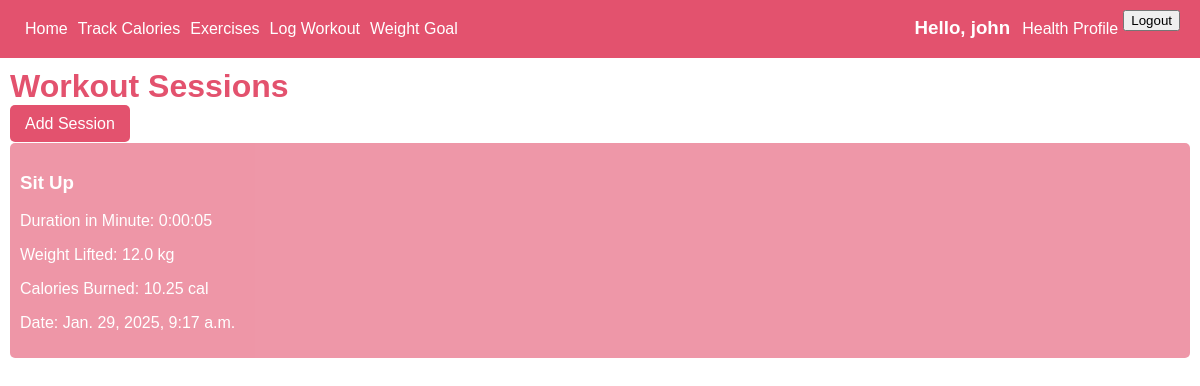
Before: /workout/ (signed in) with the older database file.
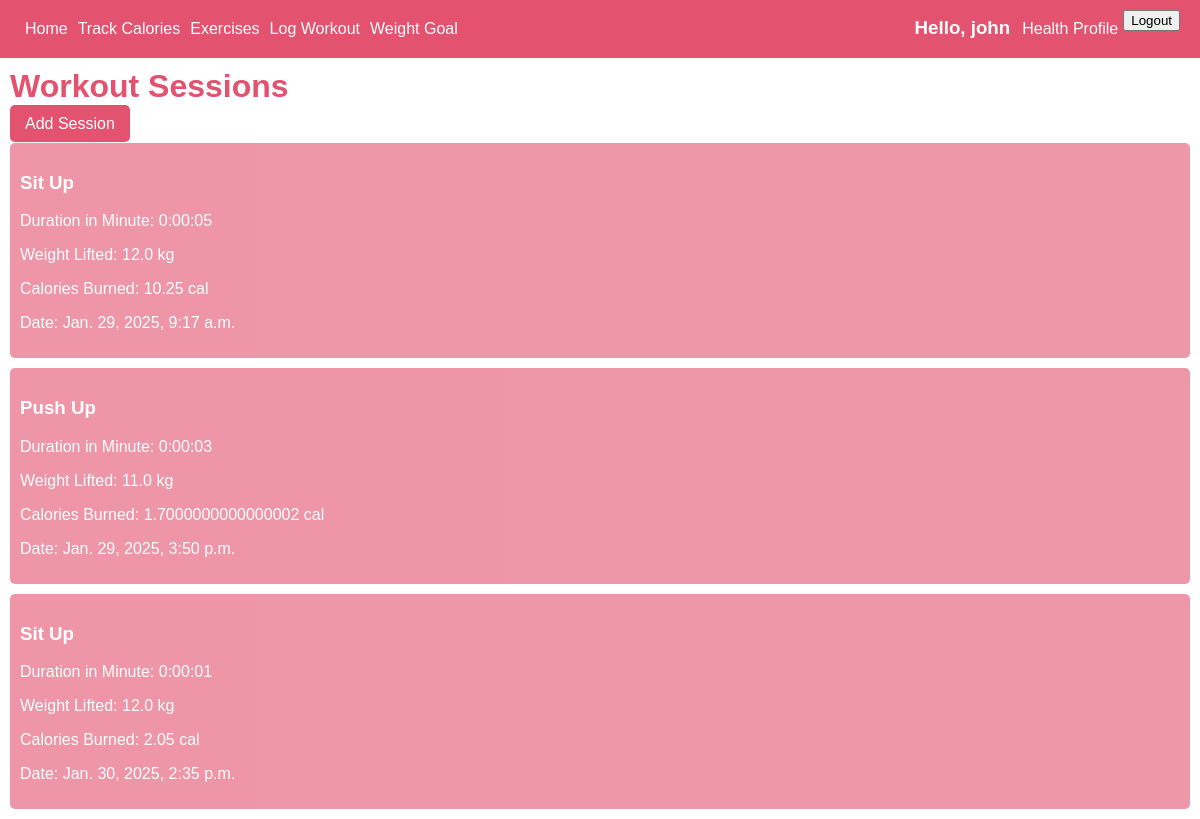
After: the same page with the newer database file.
### app/models.py (models this page shows, shortened)
class exercise_progress(models.Model):
    user = models.ForeignKey(User, on_delete=models.CASCADE)
    exercise_id = models.ForeignKey(exercise, on_delete=models.CASCADE)
    exercise_date = models.DateTimeField(auto_now_add=True)
    exercise_duration = models.DurationField(null=False, blank=False)
    calories_burned = models.FloatField(null=True, blank=True)
    weight_lifted = models.FloatField(null=True, blank=True)

class exercise(models.Model):
    user = models.ForeignKey(User, on_delete=models.CASCADE)
    exercise_name = models.CharField(max_length=50, null=True, blank=True)
    EXERCISE_TYPES = [
        ('cardio', 'Cardio'),
        ('strength', 'Strength'),
        ('flexibility','Flexibility'),
        ('balance', 'Balance'),
        ('hiit', 'High-Intensity Interval Training'),
        ('other', 'Others')
    ]
    exercise_type = models.CharField(max_length=50, choices=EXERCISE_TYPES)
    calorie_burn = models.FloatField(null=True, blank=True)

### app/views.py (the view)
# urls.py: path('workout/', WorkoutLogListView.as_view(), name = 'workout'),
class WorkoutLogListView(LoginRequiredMixin,ListView):
    model = exercise_progress
    context_object_name = 'workout_log'
    template_name = 'app/workout_log.html'
    def get_queryset(self):
        return exercise_progress.objects.filter(user=self.request.user)

### app/templates/app/workout_log.html
{% extends 'app/base.html' %} {% load static %} {%block content%}
<div class="container">
  <h1>Workout Sessions</h1>
  <div class="add-button">
    <a href="{% url 'workout_log_create' %}">Add Session</a>
  </div>
  {% for exercise_progress in workout_log %}
  <div class="exercise-entry">
    <h3>
      <a href="{% url 'workout_log_detail' exercise_progress.pk %}"
        >{{ exercise_progress.exercise_id.exercise_name }}</a
      >
    </h3>
    <p>Duration in Minute: {{exercise_progress.exercise_duration}}</p>
    <p>Weight Lifted: {{exercise_progress.weight_lifted}} kg</p>
    <p>Calories Burned: {{exercise_progress.calories_burned}} cal</p>
    <p>Date: {{exercise_progress.exercise_date}}</p>
  </div>
</div>
{% endfor %} {% endblock content%}

### app/templates/app/base.html (shortened to what this page needs)
{% load static %}
<!DOCTYPE html>
<html lang="en">
  <head>
    <link rel="stylesheet" href="{% static 'css/base.css' %}" />
    <link
      href="https://cdnjs.cloudflare.com/ajax/libs/font-awesome/6.0.0-beta3/css/all.min.css"
      rel="stylesheet"
    />
  </head>
  <body>
    {% include 'app/navbar.html' %} {% block content %} {% endblock content %}
  </body>
</html>

### app/templates/app/navbar.html (shortened to what this page needs)
<header>
  <div class="nav-bar">
    <a href="{% url 'home' %}">Home</a>
    <a href="{% url 'calories' %}">Track Calories</a>
    <a href="{% url 'exercise' %}">Exercises</a>
    <a href="{% url 'workout' %}">Log Workout</a>
    <a href="{% url 'weight_loss_dashboard' %}">Weight Goal</a>
    {% if user.is_authenticated %}
    <h3>Hello, {{user.username}}</h3>
    <a href="{% url 'health_profile_create' %}">Health Profile </a>
    <form action="{% url 'logout' %}" method="post">
      <button type="submit">Logout</button>
    </form>
    {% else %}
    <h3>Not logged in</h3>
    {% endif %}
  </div>
</header>

### static/css/base.css (style rules this page uses)
h1 { color: #e3526e; }
body { margin: 0; font-family:Arial, Helvetica, sans-serif; }
.container h1 { margin: 10px; }
.nav-bar { background-color: #e3526e; padding: 10px 20px; display: flex; }
.nav-bar a { text-decoration: none; color: white; padding: 10px 5px; margin: 0; }
.nav-bar h3 { margin: 0; padding: 7px; margin-left: auto; color: white; }
.exercise-entry { background-color: #e3526e; padding: 10px; margin: 10px; opacity: 0.6; border-radius: 5px; color: white; }
.exercise-entry a { text-decoration: none; color: white; }
.add-button a { padding: 10px 15px; background-color: #e3526e; text-decoration: none; margin: 10px; color: white; border-radius: 5px; }
p { margin-top: 15px; }
a { text-decoration: none; color: #007bff; }

Changed rows visible on the page:
added exercise_progress: exercise_id.exercise_name "Push Up", exercise_duration "0:00:03", weight_lifted "11.0", calories_burned "1.7000000000000002", exercise_date "Jan. 29, 2025, 3:50 p.m."
added exercise_progress: exercise_id.exercise_name "Sit Up", exercise_duration "0:00:01", weight_lifted "12.0", calories_burned "2.05", exercise_date "Jan. 30, 2025, 2:35 p.m."
